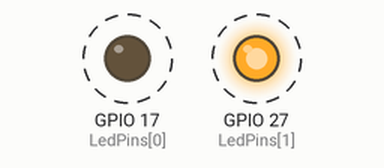
Bench run of a program on a simulated Raspberry Pi (BCM pin numbers). Shown: output pins drawn as LEDs (lit = HIGH). Dashed ring = blinking. What the program prints to the terminal is not drawn.

Above: at 0.2 s.
Timing chart, 0 to 3.0 s (numbered marks = the images above):
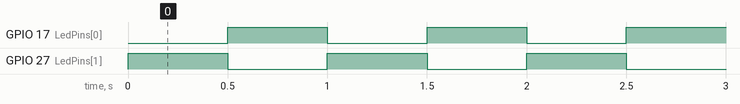

The program:

led.py
```python
#!/usr/bin/env python3
import RPi.GPIO as GPIO
import time

LedPins = [17,27]

def setup():

    GPIO.setmode(GPIO.BCM)
    for led in LedPins:
        GPIO.setup(led, GPIO.OUT, initial=GPIO.HIGH)

def main():
    while True:
        print ('[+] ')
        on(0)
        off(1)
        time.sleep(0.5)
        print ('[-] ')
        on(1)
        off(0)
        time.sleep(0.5)

def on(i):
    GPIO.output(LedPins[i], GPIO.LOW)

def off(i):
    GPIO.output(LedPins[i], GPIO.HIGH)

def destroy():
    for led in LedPins:
        GPIO.output(led, GPIO.HIGH)
    GPIO.cleanup()


if __name__ == '__main__':
    setup()
    try:
        main()
    except KeyboardInterrupt:
        destroy()
```

Measured:
- by itself, GPIO 17 (LedPins[0]), GPIO 27 (LedPins[1]): alternates HIGH for 0.50 s and LOW for 0.50 s
